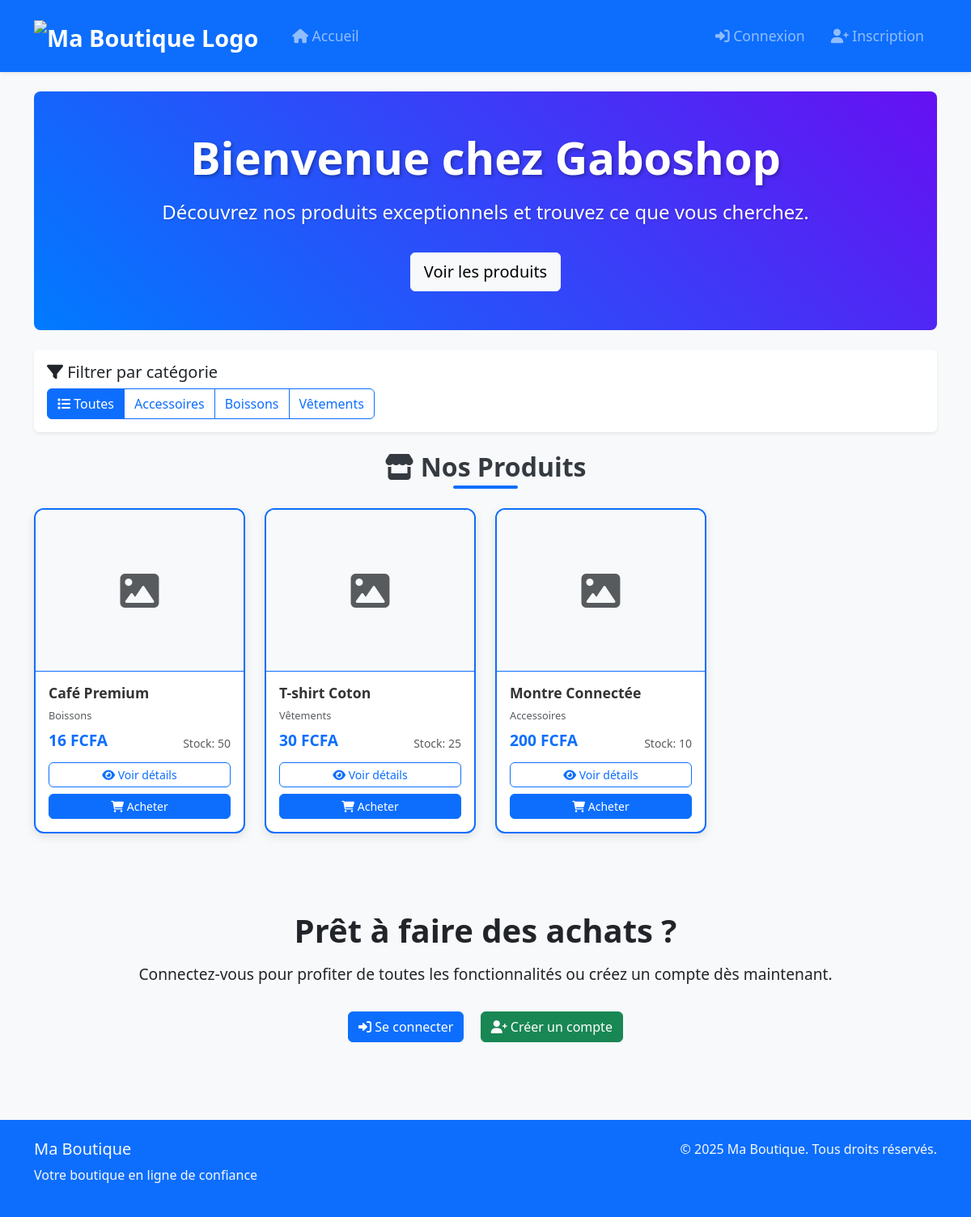
The page / on the database its author committed.
### tables this page shows
CREATE TABLE IF NOT EXISTS categories (
    id INT NOT NULL AUTO_INCREMENT PRIMARY KEY,
    nom VARCHAR(100) NOT NULL UNIQUE,
    description TEXT,
    created_at TIMESTAMP DEFAULT CURRENT_TIMESTAMP
);

CREATE TABLE IF NOT EXISTS produits (
    id INT NOT NULL AUTO_INCREMENT PRIMARY KEY,
    nom VARCHAR(200) NOT NULL,
    description TEXT,
    prix DECIMAL(10,2) NOT NULL,
    stock INT DEFAULT 0,
    image VARCHAR(255),
    category_id INT NULL,
    created_at TIMESTAMP DEFAULT CURRENT_TIMESTAMP,
    CONSTRAINT fk_produits_categories FOREIGN KEY (category_id) REFERENCES categories(id) ON DELETE SET NULL ON UPDATE CASCADE
);

### index.php (called while the page is built, shortened)
<?php
require_once 'app/core/Database.php';
try {
    Router::dispatch();
} catch (Exception $e) {
    error_log("Erreur application: " . $e->getMessage());
    if (defined('ENVIRONMENT') && ENVIRONMENT === 'production') {
        http_response_code(500);
        echo "<h1>Erreur interne du serveur</h1>";
        echo "<p>Une erreur s'est produite. Veuillez réessayer plus tard.</p>";
    } else {
        echo "<h1>Erreur de développement</h1>";
        echo "<pre>" . $e->getMessage() . "</pre>";
        echo "<pre>" . $e->getTraceAsString() . "</pre>";
    }
}
?>

### app/core/Database.php (called while the page is built, shortened)
<?php
class Database {
    private static $instance = null;
    private $pdo;
    private function __construct() {
        try {
            $dsn = "mysql:host=" . DB_HOST . ";dbname=" . DB_NAME . ";charset=utf8mb4";
            $this->pdo = new PDO($dsn, DB_USER, DB_PASS, [
                PDO::ATTR_ERRMODE => PDO::ERRMODE_EXCEPTION,
                PDO::ATTR_DEFAULT_FETCH_MODE => PDO::FETCH_ASSOC,
                PDO::ATTR_EMULATE_PREPARES => false
            ]);
        } catch (PDOException $e) {
            die("Erreur de connexion : " . $e->getMessage());
        }
    }
    public static function getInstance() {
        if (self::$instance === null) {
            self::$instance = new self();
        }
        return self::$instance;
    }
    public function query($sql, $params = []) {
        $stmt = $this->pdo->prepare($sql);
        $stmt->execute($params);
        return $stmt;
    }
    public function fetchAll($sql, $params = []) {
        return $this->query($sql, $params)->fetchAll();
    }
}
?>

### app/models/Produit.php (called while the page is built, shortened)
<?php
class Produit {
    private $db;
    public function __construct() {
        $this->db = Database::getInstance();
    }
    public function getAll() {
        $sql = "SELECT p.*, c.nom as category_name
                FROM produits p
                LEFT JOIN categories c ON p.category_id = c.id
                ORDER BY p.created_at DESC";
        return $this->db->fetchAll($sql);
    }
    public function getCategories() {
        $sql = "SELECT * FROM categories ORDER BY nom";
        return $this->db->fetchAll($sql);
    }
}
?>

### app/views/produits/liste_public.php (the view, shortened to what this page needs)
<div class="hero-section text-center text-white py-5 mb-4">
    <div class="container">
        <h1 class="display-4">Bienvenue chez Gaboshop</h1>
        <p class="lead">Découvrez nos produits exceptionnels et trouvez ce que vous cherchez.</p>
        <a href="#produits" class="btn btn-light btn-lg">Voir les produits</a>
    </div>
</div>
<div class="row mb-4">
    <div class="col-md-12">
        <div class="card shadow-sm">
            <div class="card-body">
                <h5 class="card-title"><i class="fas fa-filter"></i> Filtrer par catégorie</h5>
                <div class="btn-group flex-wrap" role="group">
                    <a href="<?= BASE_URL ?>index.php?controller=produit&action=liste" class="btn btn-outline-primary active">
                        <i class="fas fa-list"></i> Toutes
                    </a>
                    <?php foreach ($categories as $category): ?>
                        <a href="<?= BASE_URL ?>index.php?controller=produit&action=liste&category=<?= $category['id'] ?>"
                           class="btn btn-outline-primary">
                            <?= htmlspecialchars($category['nom']) ?>
                        </a>
                    <?php endforeach; ?>
                </div>
            </div>
        </div>
    </div>
</div>
<section id="produits">
    <h2 class="text-center mb-4 section-heading"><i class="fas fa-store"></i> Nos Produits</h2>
    <div class="row">
        <?php if (empty($produits)): ?>
            <div class="col-12">
                <div class="alert alert-info text-center">
                    <i class="fas fa-info-circle"></i> Aucun produit disponible pour le moment.
                </div>
            </div>
        <?php else: ?>
            <?php foreach ($produits as $produit): ?>
                <div class="col-lg-3 col-md-4 col-sm-6 mb-4">
                    <div class="card h-100 product-card">
                        <?php if ($produit['image']): ?>
                            <img src="<?= UPLOAD_URL . $produit['image'] ?>" class="card-img-top" alt="<?= htmlspecialchars($produit['nom']) ?>">
                        <?php else: ?>
                            <div class="card-img-top bg-light d-flex align-items-center justify-content-center" style="height: 200px;">
                                <i class="fas fa-image fa-3x text-muted"></i>
                            </div>
                        <?php endif; ?>
                        <div class="card-body d-flex flex-column">
                            <h5 class="card-title"><?= htmlspecialchars($produit['nom']) ?></h5>
                            <p class="card-text text-muted small">
                                <?= htmlspecialchars($produit['category_name'] ?? 'Sans catégorie') ?>
                            </p>
                            <div class="mt-auto">
                                <div class="d-flex justify-content-between align-items-center">
                                    <span class="h5 text-primary fw-bold"><?= number_format($produit['prix'], 0) ?> FCFA</span>
                                    <small class="text-muted">Stock: <?= $produit['stock'] ?></small>
                                </div>
                                <div class="d-grid gap-2 mt-2">
                                    <a href="<?= BASE_URL ?>index.php?controller=produit&action=detail&id=<?= $produit['id'] ?>"
                                       class="btn btn-outline-primary btn-sm">
                                        <i class="fas fa-eye"></i> Voir détails
                                    </a>
                                    <a href="<?= BASE_URL ?>index.php?controller=user&action=login"
                                       class="btn btn-primary btn-sm">
                                        <i class="fas fa-shopping-cart"></i> Acheter
                                    </a>
                                </div>
                            </div>
                        </div>
                    </div>
                </div>
            <?php endforeach; ?>
        <?php endif; ?>
    </div>
</section>
<div class="call-to-action text-center py-5 mt-4 bg-light rounded">
    <div class="container">
        <h3>Prêt à faire des achats ?</h3>
        <p>Connectez-vous pour profiter de toutes les fonctionnalités ou créez un compte dès maintenant.</p>
        <a href="<?= BASE_URL ?>index.php?controller=user&action=login" class="btn btn-primary mx-2">
            <i class="fas fa-sign-in-alt"></i> Se connecter
        </a>
        <a href="<?= BASE_URL ?>index.php?controller=user&action=register" class="btn btn-success mx-2">
            <i class="fas fa-user-plus"></i> Créer un compte
        </a>
    </div>
</div>
<?php
include __DIR__ . '/../layout.php';
?>

### rows shown on the page
categories: nom "Accessoires"
categories: nom "Boissons"
categories: nom "Vêtements"
produits: nom "Café Premium", category.nom "Boissons", prix "16", stock "50"
produits: nom "T-shirt Coton", category.nom "Vêtements", prix "30", stock "25"
produits: nom "Montre Connectée", category.nom "Accessoires", prix "200", stock "10"
